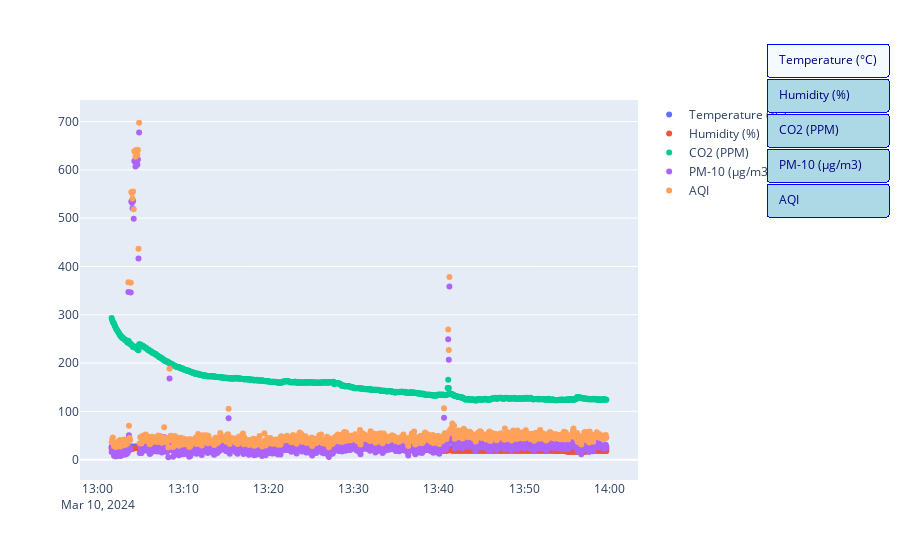

Source (notebook cell):
### Code cell
# Assuming df_resampled is the correct DataFrame to use
fig = go.Figure()

# Check if the column 'AQI' exists in df_resampled
if 'AQI' in df_resampled.columns:
    # 그래프 1
    for column in df_resampled.columns:
        if column != 'AQI_Bucket':  # Exclude AQI_Bucket column
            fig.add_trace(go.Scatter(x=df_resampled.index, y=df_resampled[column], mode='markers', name=column))

    # 그래프 2
    for column in df_resampled.columns:
        if column != 'AQI_Bucket':  # Exclude AQI_Bucket column
            fig.add_trace(go.Bar(x=df_resampled.index, y=df_resampled[column], name=column, visible=False))
else:
    print("Column 'AQI' not found in DataFrame.")

# 버튼 생성
buttons = []
for column in df_resampled.columns:
    if column != 'date' and column != 'AQI_Bucket':  # Exclude 'date' and 'AQI_Bucket' columns
        buttons.append(
            dict(label=column,
                 method="update",
                 args=[{"visible": [col == column for col in df_resampled.columns if col != 'date' and col != 'AQI_Bucket'] * 2},
                       {"title": column}])
        )

fig.update_layout(
    updatemenus=[
        dict(
            type="buttons",
            buttons=buttons,
            direction="down",
            showactive=True,
            x=1.23,  # Adjusted x position
            xanchor="left",
            y=1.15,
            yanchor="top",
            bgcolor='lightblue', 
            bordercolor='blue',   
            font=dict(color='navy')  
        )
    ]
)

fig.show()

### Figure 1 — Plotly figure (JSON) as saved in the notebook; plotly's stock layout.template omitted (floating-point values rounded to 4 significant figures; data arrays with more than 128 entries replaced by an {"elided": "..."} marker saying what was removed)
{"data": [{"mode": "markers", "name": "Temperature (°C)", "type": "scatter", "x": {"elided": "830 str values"}, "y": {"elided": "830 float values"}}, {"mode": "markers", "name": "Humidity (%)", "type": "scatter", "x": {"elided": "830 str values"}, "y": {"elided": "830 float values"}}, {"mode": "markers", "name": "CO2 (PPM)", "type": "scatter", "x": {"elided": "830 str values"}, "y": {"elided": "830 float values"}}, {"mode": "markers", "name": "PM-10 (μg/m3)", "type": "scatter", "x": {"elided": "830 str values"}, "y": {"elided": "830 float values"}}, {"mode": "markers", "name": "AQI", "type": "scatter", "x": {"elided": "830 str values"}, "y": {"elided": "830 float values"}}, {"name": "Temperature (°C)", "type": "bar", "visible": false, "x": {"elided": "830 str values"}, "y": {"elided": "830 float values"}}, {"name": "Humidity (%)", "type": "bar", "visible": false, "x": {"elided": "830 str values"}, "y": {"elided": "830 float values"}}, {"name": "CO2 (PPM)", "type": "bar", "visible": false, "x": {"elided": "830 str values"}, "y": {"elided": "830 float values"}}, {"name": "PM-10 (μg/m3)", "type": "bar", "visible": false, "x": {"elided": "830 str values"}, "y": {"elided": "830 float values"}}, {"name": "AQI", "type": "bar", "visible": false, "x": {"elided": "830 str values"}, "y": {"elided": "830 float values"}}], "layout": {"updatemenus": [{"bgcolor": "lightblue", "bordercolor": "blue", "buttons": [{"args": [{"visible": [true, false, false, false, false, true, false, false, false, false]}, {"title": "Temperature (°C)"}], "label": "Temperature (°C)", "method": "update"}, {"args": [{"visible": [false, true, false, false, false, false, true, false, false, false]}, {"title": "Humidity (%)"}], "label": "Humidity (%)", "method": "update"}, {"args": [{"visible": [false, false, true, false, false, false, false, true, false, false]}, {"title": "CO2 (PPM)"}], "label": "CO2 (PPM)", "method": "update"}, {"args": [{"visible": [false, false, false, true, false, false, false, false, true, false]}, {"title": "PM-10 (μg/m3)"}], "label": "PM-10 (μg/m3)", "method": "update"}, {"args": [{"visible": [false, false, false, false, true, false, false, false, false, true]}, {"title": "AQI"}], "label": "AQI", "method": "update"}], "direction": "down", "font": {"color": "navy"}, "showactive": true, "type": "buttons", "x": 1.23, "xanchor": "left", "y": 1.15, "yanchor": "top"}]}}
